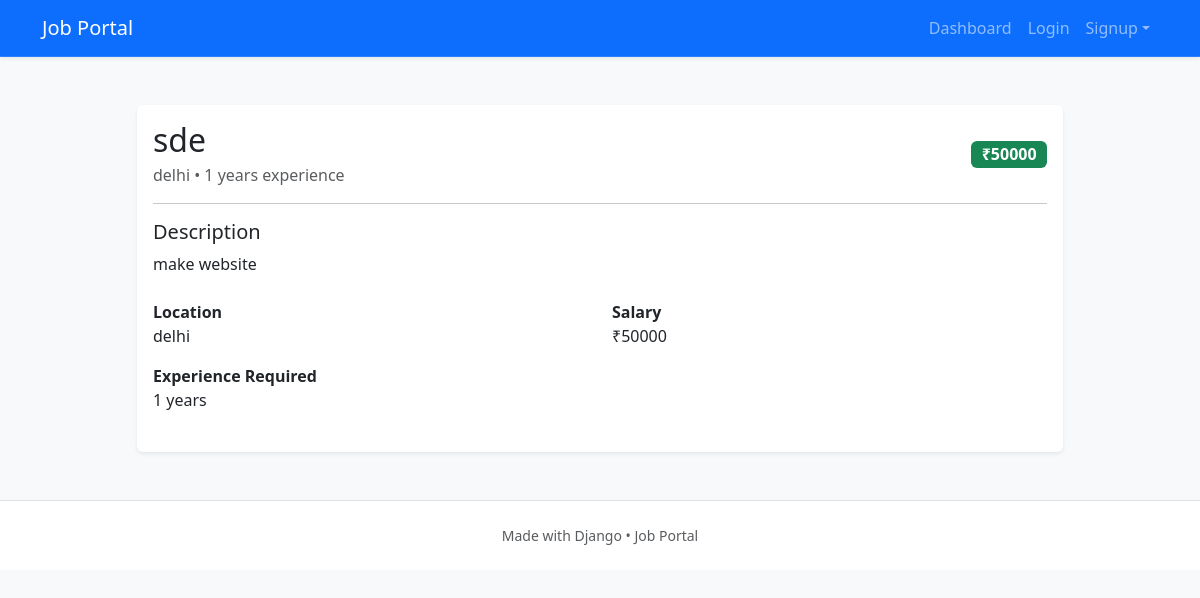
The page /jobs/6/ on the database its author committed.
### jobs/models.py (models this page shows, shortened)
class Job(models.Model):
    employer = models.ForeignKey(
        User,
        on_delete=models.CASCADE
    )
    title = models.CharField(max_length=200)
    description = models.TextField()
    location = models.CharField(max_length=200)
    salary = models.IntegerField()
    experience_required = models.IntegerField()
    created_at = models.DateTimeField(
        auto_now_add=True
    )

### jobs/views.py (the view)
def job_detail(request, job_id):
    job = get_object_or_404(
        Job,
        id=job_id
    )
    has_applied = False
    if request.user.is_authenticated:
        if request.user.user_type == 'jobseeker':
            has_applied = Application.objects.filter(
                job=job,
                applicant=request.user
            ).exists()
    return render(
        request,
        'jobs/job_detail.html',
        {
            'job': job,
            'has_applied': has_applied
        }
    )

### jobs/templates/jobs/job_detail.html (shortened to what this page needs)
{% extends "base.html" %}
{% block content %}
<div class="card shadow-sm">
  <div class="card-body">
    <div class="d-flex flex-column flex-md-row justify-content-between align-items-start align-items-md-center mb-3">
      <div>
        <h2 class="mb-1">{{ job.title }}</h2>
        <p class="text-muted mb-0">{{ job.location }} • {{ job.experience_required }} years experience</p>
      </div>
      <span class="badge bg-success fs-6">₹{{ job.salary }}</span>
    </div>
    <hr>
    <div class="mb-4">
      <h5>Description</h5>
      <p>{{ job.description }}</p>
    </div>
    <div class="row gx-4 gy-3">
      <div class="col-sm-6">
        <strong>Location</strong>
        <p class="mb-0">{{ job.location }}</p>
      </div>
      <div class="col-sm-6">
        <strong>Salary</strong>
        <p class="mb-0">₹{{ job.salary }}</p>
      </div>
      <div class="col-sm-6">
        <strong>Experience Required</strong>
        <p class="mb-0">{{ job.experience_required }} years</p>
      </div>
    </div>
  </div>
</div>
{% endblock %}

### accounts/static/css/styles.css (style rules this page uses)
body { min-height: 100vh; background: #f4f7fb; color: #2b2f42; }
.card { border: none; box-shadow: 0 0.75rem 1.75rem rgba(33, 37, 61, 0.08); }

### rows shown on the page
Job: title "sde", location "delhi", experience_required "1", salary "50000", description "make website"
